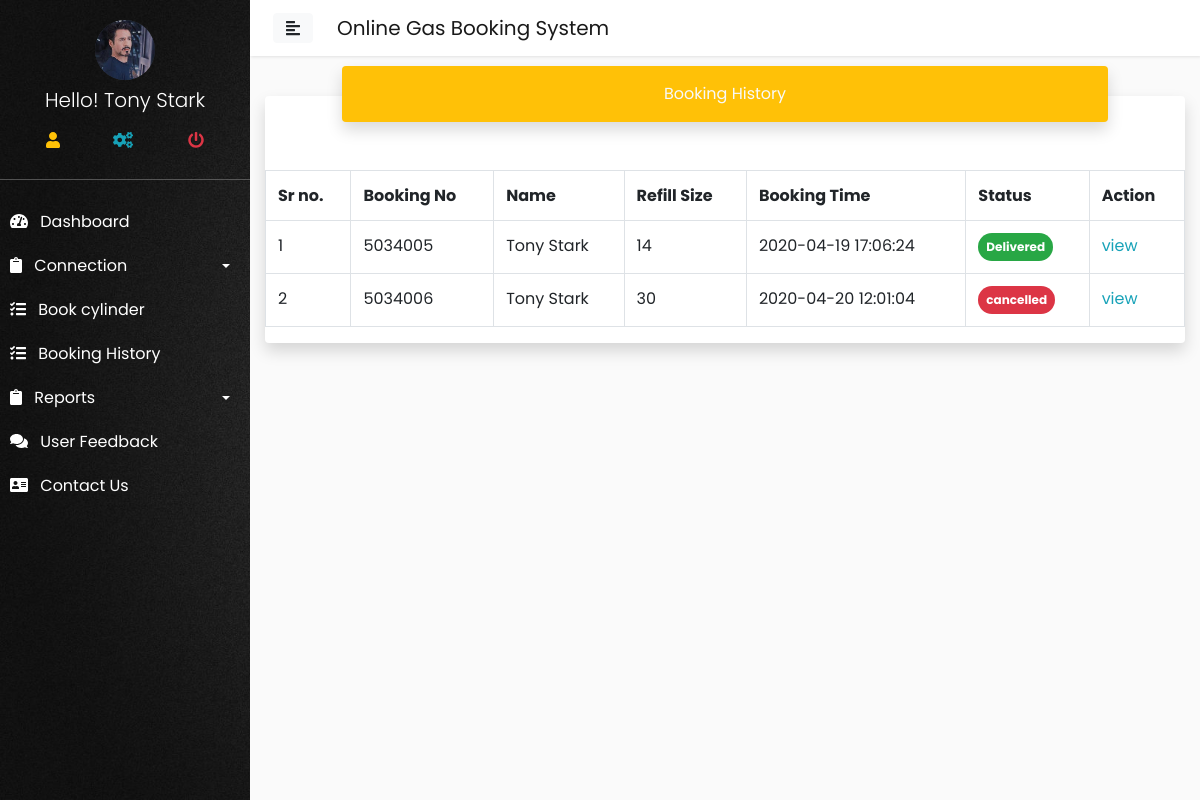
/user/booking_history.php (signed in), run on the app's committed database.
### tables this page shows
CREATE TABLE `user` (
  `user_id` int(11) NOT NULL,
  `f_name` varchar(200) NOT NULL,
  `email` varchar(200) NOT NULL,
  `password` varchar(200) NOT NULL,
  `mobile` varchar(200) NOT NULL,
  `gender` varchar(200) NOT NULL,
  `dob` varchar(200) NOT NULL,
  `r_address` varchar(200) NOT NULL,
  `city` varchar(200) NOT NULL,
  `zipcode` int(11) NOT NULL,
  `p_image` varchar(200) NOT NULL
);

CREATE TABLE `booked` (
  `booking_no` int(11) NOT NULL,
  `c_name` varchar(200) NOT NULL,
  `c_phone` varchar(200) NOT NULL,
  `c_email` varchar(200) NOT NULL,
  `c_address` varchar(200) NOT NULL,
  `refill_size` varchar(200) NOT NULL,
  `user_id` varchar(11) NOT NULL,
  `booking_time` timestamp NOT NULL DEFAULT CURRENT_TIMESTAMP,
  `status` varchar(11) NOT NULL,
  `connection_id` int(11) NOT NULL,
  `remark` varchar(200) NOT NULL,
  `assign_to` varchar(200) NOT NULL,
  `refill_cost` varchar(200) NOT NULL,
  `response_time` timestamp NULL DEFAULT NULL ON UPDATE CURRENT_TIMESTAMP,
  `status_1` varchar(200) NOT NULL,
  `remark_1` varchar(200) NOT NULL,
  `response_time_1` varchar(200) DEFAULT NULL,
  `status_2` varchar(200) NOT NULL,
  `remark_2` varchar(200) NOT NULL,
  `response_time_2` varchar(200) DEFAULT NULL
);

### config/dbconfig.php (called while the page is built, shortened)
<?php
class Dbconfig{
    private $hostname = 'localhost';
    private $username = 'root';
    private $dbname = 'ogbsdb';
    private $password = "";
    protected $connect;
    function __construct(){
        if(!isset($this->connect)){
            $this->connect = new mysqli($this->hostname,$this->username,$this->password,$this->dbname );
    }
        return $this->connect;
}
}
?>

### config/function.php (called while the page is built, shortened)
<?php
include('dbconfig.php');
class Ogbs extends Dbconfig{
public function getData($query){
    $result = $this->connect->query($query);
    $array = array();
    while($row = $result->fetch_assoc()){
        $array[] = $row;
    }
    return $array;
}
}
?>

### user/booking_history.php (the view, shortened to what this page needs)
<?php include('../config/function.php');
$booking =new Ogbs();
include('include/header.php');?>
 <?php
$u_id= $_SESSION['user_login'];
$call = $booking->getData("SELECT * FROM user WHERE user_id= '$u_id'");
foreach($call as $row);
if($row['gender'] == "" || $row['dob'] == "" || $row['r_address']== "" || $row['city']==""): ?>
 <div class="container">
     <div class="alert alert-danger"><strong></strong>First of all complete Your <a href="profile.php" class="text-info">profile</a> Details </div>
 </div>
 <?php else: ?>
<div class="col-lg-12">
    <div class="card border-0 shadow">
       <div class="header col-lg-10 mx-auto p-3 text-light text-center rounded bg-warning shadow " style="margin-top:-30px;">Booking History</div>
        <table class="table table-bordered table-hover mt-5 ">
            <tr>
                <th>Sr no.</th>
                <th>Booking No</th>
                <th>Name</th>
                <th>Refill Size</th>
                <th>Booking Time</th>
                <th>Status</th>
                <th>Action</th>
            </tr>
            <?php $call = $booking->getData("SELECT * FROM booked WHERE user_id = '$u_id'");
            $sr =1;
            foreach($call as $row): ?>
            <tr>
                <td><?= $sr; ?></td>
                <td><?= $row['booking_no']; ?></td>
                <td><?= $row['c_name']; ?></td>
                <td><?= $row['refill_size']; ?></td>
                <td><?= $row['booking_time']; ?></td>
                <td><?php
                    if($row['status'] == ""): ?>
                    <span class="badge badge-danger badge-pill p-2">Pending</span><?php elseif($row['status']=="1"): ?>
                    <span class="badge badge-danger badge-pill p-2">cancelled</span><?php elseif($row['status_1']==""): ?>
                    <span class="badge badge-success badge-pill p-2">Confirmed</span><?php elseif($row['status_2']==""): ?>
                    <span class="badge badge-secondary badge-pill p-2">On the way</span><?php else: ?>
                    <span class="badge badge-success badge-pill p-2">Delivered</span><?php endif; ?>
                </td>
                <td><a href="view_booking_history.php?booking_no=<?= $row['booking_no']; ?>" class="text-info">view</a></td>
<?php $sr += 1; endforeach; ?>
        </table>
    </div>
</div>
<?php
endif; include('include/footer.php');?>

### user/include/header.php (shortened to what this page needs)
<?php
$u = new Ogbs();
$id= $_SESSION['user_login'];
$call = $u->getData("SELECT * FROM user WHERE user_id = '$id'");
foreach($call as $abcd);
?>
<html>
<head>
    <link rel="stylesheet" href="http://localhost/ogbs/style/bootstrap.css" >
    <link rel="stylesheet" href="http://localhost/ogbs/style/sidebar_style.css">
    <link rel="stylesheet" href="https://cdnjs.cloudflare.com/ajax/libs/malihu-custom-scrollbar-plugin/3.1.5/jquery.mCustomScrollbar.min.css">
    <link rel="stylesheet" href="https://use.fontawesome.com/releases/v5.7.0/css/all.css">
</head>
<body>
    <div class="wrapper">
 <nav id="sidebar" style="background-image:url(../image/bbg.jpg); background-size:cover;">
           <div class="sidebar_bg_image" style="background-color:rgba(0, 0, 0, 0);">
            <div class="sidebar-header " style="background-color:rgba(0, 0, 0, 0); border-bottom:1px solid rgba(136, 136, 136, 0.55); height:180px;" >
                 <div class="profile_photo bg-dark mx-auto " style="height:60px; width:60px; border-radius:50%;"><img src="http://localhost/ogbs/user/images/<?= $abcd['p_image']; ?>" class="img-fluid img-responsive" style="border-radius:50%;" alt=""></div>
                 <h3 class="text-center font-weight-light h5 mt-2 text-capitalize">Hello! <?= $abcd['f_name']; ?></h3>
                <table class="table " style="">
                    <tr >
                        <td class="border-0 text-warning text-center " title="Profile"><a href="http://localhost/ogbs/user/profile.php"><i class="fas fa-user "></i></a></td>
                        <td class="border-0  text-center text-info" title="Setting"><a href="http://localhost/ogbs/user/setting.php"><i class="fas fa-cogs"></i></a></td>
                        <td class="border-0 text-warning text-center text-danger" title="Logout"><a href="http://localhost/ogbs/user/logout.php"><i class="fas fa-power-off"></i></a></td>
                    </tr>
                </table>
               </div>
            <ul class="list-unstyled components border-0">
                <li class="">
                    <a href="index.php" ><i class="fas fa-tachometer-alt mr-2"></i> Dashboard</a>
                </li>
                <li>
                    <a href="#connection" data-toggle="collapse" aria-expanded="false" class="dropdown-toggle"><i class="fas fa-clipboard mr-2" ></i> Connection</a>
                </li>
                 <li>
                    <a href="http://localhost/ogbs/user/book_cyc.php" ><i class="fas fa-tasks mr-2"></i> Book cylinder</a>
                </li>
                   <li>
                    <a href="http://localhost/ogbs/user/booking_history.php" ><i class="fas fa-tasks mr-2"></i> Booking History</a>
                </li>
                <li>
                    <a href="#reports" data-toggle="collapse" aria-expanded="false" class="dropdown-toggle"><i class="fas fa-clipboard mr-2" ></i>  Reports</a>
                </li>
                <li>
                    <a href="#"><i class="fas fa-comments mr-2"></i> User Feedback</a>
                </li>
            <li>
                    <a href="#"><i class="fas fa-address-card mr-2"></i> Contact Us</a>
                </li>
            </ul>
            </div>
        </nav>
        <div id="content">
            <nav class="navbar navbar-expand-lg navbar-light bg-whtie p-2">
                <div class="container-fluid">
                    <button type="button" id="sidebarCollapse" class="btn btn-light">
                        <i class="fas fa-align-left"></i>
                    </button>
                    <a href="" class="navbar-brand ml-4">Online Gas Booking System</a>
                </div>
            </nav>

### style/sidebar_style.css (style rules this page uses)
body { font-family: 'Poppins', sans-serif; background: #fafafa; }
a, a:hover, a:focus { color: inherit; text-decoration: none; transition: all 0.3s; }
.navbar { padding: 15px 10px; background: #fff; border: none; border-radius: 0; margin-bottom: 40px; box-shadow: 1px 1px 3px rgba(0, 0, 0, 0.1); }
.wrapper { display: flex; width: 100%; }
#sidebar { width: 250px; position: fixed; top: 0; left: 0; height: 100vh; z-index: 999; background: rgba(0, 0, 0, 0.28); color: #fff; transition: all 0.3s; }
#sidebar .sidebar-header { padding: 20px; background: rgba(0, 0, 0, 0.62); }
.sidebar_bg_image { background-color: rgba(0, 0, 0, 0.85); height: 100vh; }
#sidebar ul.components { padding: 20px 0; }
#sidebar ul li a { padding: 10px; font-size: 1em; display: block; }
a[data-toggle="collapse"] { position: relative; }
.dropdown-toggle::after { display: block; position: absolute; top: 50%; right: 20px; transform: translateY(-50%); }
#content { width: calc(100% - 250px); min-height: 100vh; transition: all 0.3s; position: absolute; top: 0; right: 0; }

### data on the page
user: p_image (picture), f_name "Tony Stark"
booked: booking_no "5034005", c_name "Tony Stark", refill_size "14", booking_time "2020-04-19 17:06:24", status "Delivered"
booked: booking_no "5034006", c_name "Tony Stark", refill_size "30", booking_time "2020-04-20 12:01:04", status "cancelled"
